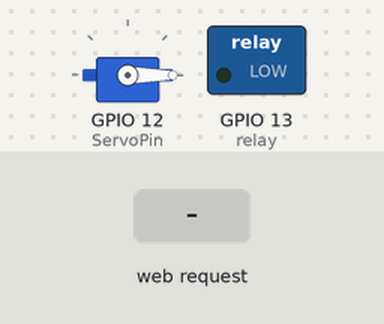
Bench run of a sketch on a simulated ESP8266 (NodeMCU). Parts: servo, switched loads named in the sketch (green lamp = pin HIGH). The inputs (shaded band) are chosen by the test bench. WiFi joins after 1.5 s; servers stay silent unless stated; what the sketch prints to the serial monitor is not drawn.

Above: at 3.8 s.
3.9 s: HTTP request GET /ledOn received
At 5.1 s:
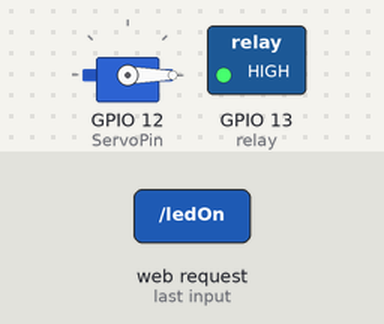
5.4 s: HTTP request GET /Feed received
At 7.0 s:
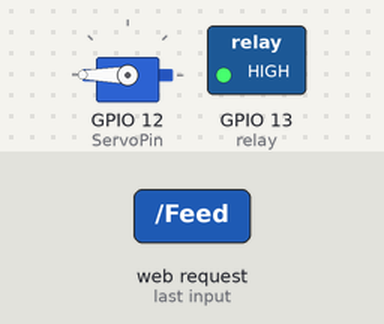
8.4 s: HTTP request GET /ledOff received
At 9.6 s:
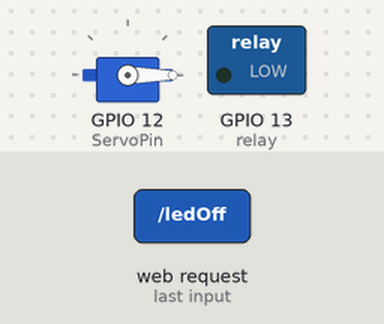
9.9 s: HTTP request GET /Feed received
At 11.6 s:
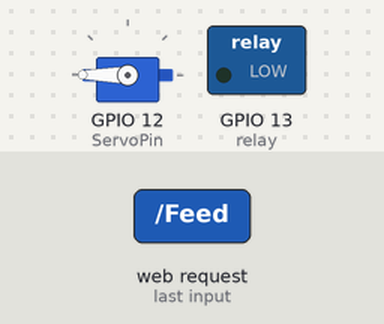
Timing chart, 0 to 13.4 s (numbered marks = the images above; inputs shaded):
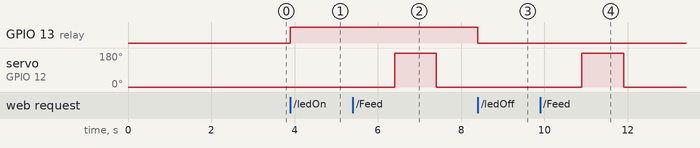

The sketch:

WebServer.ino
```cpp
#include <ESP8266WiFi.h>
#include<Servo.h>
#define ServoPin 12                     //Servo
Servo servo;

const char* ssid = "RPI";
const char* password = "IOT2022*";

int relay = 13; //GPIO
WiFiServer server(80);
IPAddress serverIP={192,168,0,4};      // 접속 IP 설정

WiFiClient client;

void setup() {
  // put your setup code here, to run once:
  Serial.begin(115200);
  delay(10);

  //LED 세팅
  pinMode(relay, OUTPUT);
  digitalWrite(relay, LOW);

  //서보 모터
  servo.attach(ServoPin,600,2400);
  servo.write(0);

  //WiFi 연결
  WiFi.disconnect(true);
  delay(1000);
  Serial.print("Connecting to ");
  Serial.print(ssid);

  WiFi.begin(ssid, password);
  while(WiFi.status() != WL_CONNECTED){
    delay(200);
    Serial.print(".");
  }

  Serial.println("");
  Serial.println("WiFi connected");
  Serial.println("IP Address: ");
  Serial.println(WiFi.localIP());

  //Server 시작
  server.begin();
  Serial.println("Server started");
  Serial.print("Use this URL to connect: ");
  Serial.print("http://");
  Serial.print(WiFi.localIP());
  Serial.print("/");

}

void loop() {

  //client 접속 확인
  WiFiClient client = server.available();
    if(!client){
    return;
  }
  //client가 보내는 데이터를 기다린다.
  Serial.println("new client");
  while(!client.available()){
    delay(1);
  }

  //요청을 읽는다.
  String request = client.readStringUntil('\r');
  Serial.println(request);
  client.flush();

  //요청에 url에 따라 LED를 ON/Off
  if (request.indexOf("/ledOn") > 0){
    digitalWrite(relay, HIGH);
    client.print("led on");
  }
  if (request.indexOf("/ledOff") > 0){
    digitalWrite(relay, LOW);
    client.print("led off");
  }
  if (request.indexOf("/Feed") > 0){
    Feed();
    client.print("Feeded.");
  }


  delay(1);


}
void Feed(){
  servo.write(0);
  delay(1000);
  servo.write(180);
  delay(1000);
  servo.write(0);
}
```

Measured:
- after the input at 3.9 s, GPIO 13 (relay): LOW → HIGH at once
- after the input at 5.4 s, servo on GPIO 12 (ServoPin): 0° → 180° after 1.0 s, → 0° 1.0 s later
- after the input at 8.4 s, GPIO 13 (relay): HIGH → LOW at once
- after the input at 9.9 s, servo on GPIO 12 (ServoPin): 0° → 180° after 1.0 s, → 0° 1.0 s later
